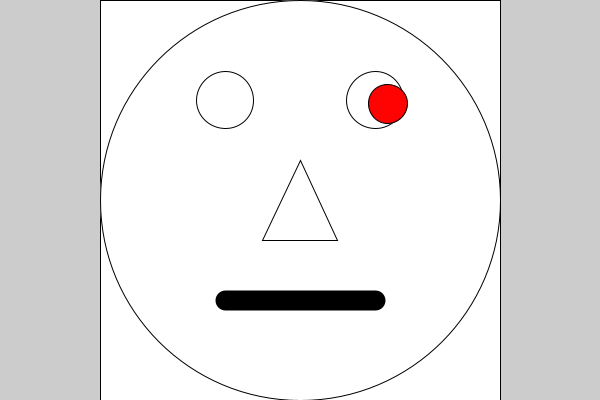
Frame 1 (no input)
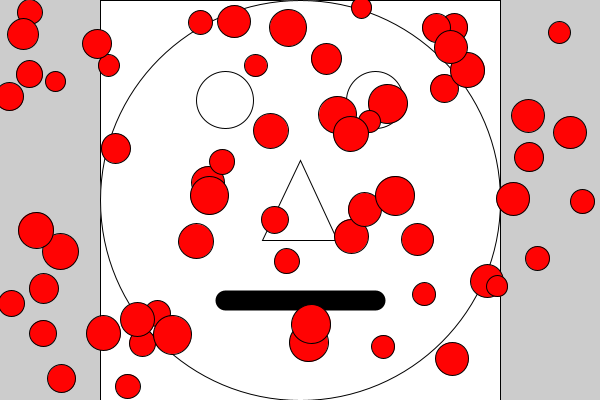
Frame 60 (the mouse pressed at the canvas centre just before this capture)
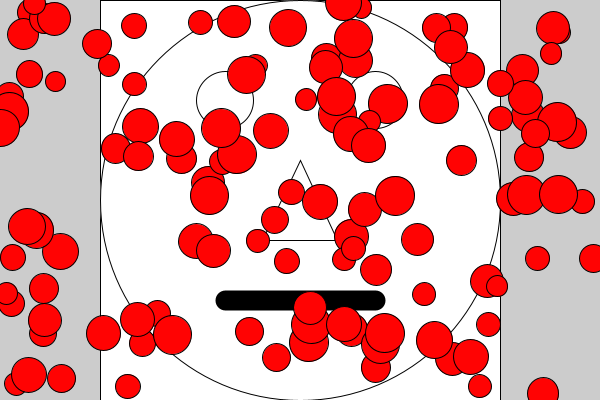
Frame 120 (the mouse held since frame 60 and released just before this capture)

The Processing sketch that drew these frames (run headless with seeded random() and noise(); from frame 60 on, the mouse is pressed at the canvas centre):

// Processing sketch: HappyFace_Dynamic
// ── HappyFace_Dynamic.pde
//Global Variables
  int reset;
  int rectFaceX, rectFaceY, rectFaceWidth, rectFaceHeight;
  int circleNoseX, circleNoseY, circleNoseWidth, circleNoseHeight;
//
  int faceX, faceY, faceDiameter, faceRadius;
  int leftEyeX, leftEyeY, leftEyeDiameter;
  int rightEyeX, rightEyeY, rightEyeDiameter;
  int noseX1, noseY1, noseX2, noseY2, noseX3, noseY3;
  float mouthX1, mouthY1, mouthX2, mouthY2, mouthThick;
  color red = #FF0303;
  color measlesColor = red;
  float measlesX, measlesY, measlesDiameter;

  void setup() {
  size (600, 400);
  //Portrait Geometry, height is smaller thus dimension of the face (circle)
  //
  //Variable Population
  populatingVariables();
  //
  //Initial Visual Data, etc. (i.e. Face)
  rect(rectFaceX, rectFaceY, rectFaceWidth, rectFaceHeight);
  ellipse(faceX, faceY, faceDiameter, faceDiameter);
  //
  ellipse(leftEyeX, leftEyeY, leftEyeDiameter, leftEyeDiameter);
  ellipse(rightEyeX, rightEyeY, rightEyeDiameter, rightEyeDiameter);
  //
  //ellipse(circleNoseX, circleNoseY, circleNoseWidth, circleNoseHeight); //true ellipse
  triangle(noseX1, noseY1, noseX2, noseY2, noseX3, noseY3);
  //
  strokeWeight(mouthThick);
  line(mouthX1, mouthY1, mouthX2, mouthY2);
  strokeWeight(reset);
  } //End setup()
  
 void draw() {
    measlesX = random(width);
    measlesY= random(height);
    measlesDiameter = random(height*1/20, height*1/10);
    fill(measlesColor);
    //Parameters are randomly set ;)
    ellipse(measlesX, measlesY, measlesDiameter, measlesDiameter);
    fill(reset);
  } //End draw()
  
  void keyPresses() {
  } //End keypressed()
  
  void mousePressed() {
  } //End mousePressed()

// ── PopulatingVariables.pde
void populatingVariables() {
  rectFaceX = width/2 - height/2; //see paperfolding
  rectFaceY = height*0;
  rectFaceWidth = height; //circle
  rectFaceHeight = rectFaceWidth; //circle
  faceDiameter = rectFaceWidth;
  faceRadius = faceDiameter/2;
  //
  faceX = rectFaceX + faceRadius;
  faceY = rectFaceY + faceRadius;
  //
  leftEyeX = width*3/8;
  leftEyeY = height*1/4;
  leftEyeDiameter = height/7;
  rightEyeX = width*5/8;
  rightEyeY = leftEyeY;
  rightEyeDiameter = leftEyeDiameter;
  //
  circleNoseX = width/2;
  circleNoseY = height/2;
  circleNoseWidth = width*2/16;
  circleNoseHeight = height*1/5;
  //
  noseX1 = width/2;
  noseY1 = height*2/5;
  noseX2 = width*7/16;
  noseY2 = height*3/5;
  noseX3 = width*9/16;
  noseY3 = noseY2;
  //
  mouthX1 = leftEyeX;
  mouthY1 = height*3/4;
  mouthX2 = rightEyeX;
  mouthY2 = mouthY1;
  mouthThick = height*1/20;
  reset =1;
} //End populatingVariables()
